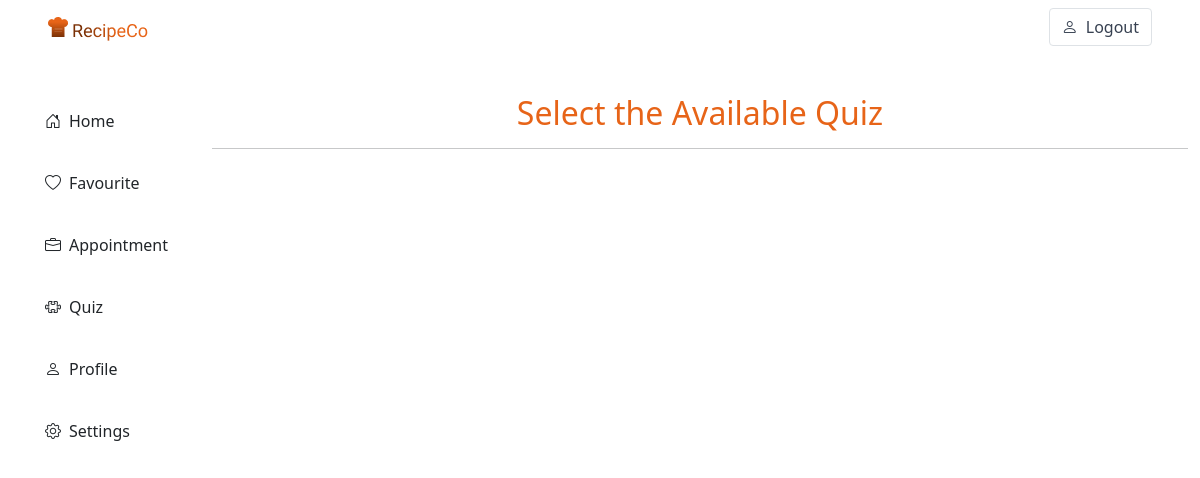
/quiz/, run on an earlier commit of the app's database.
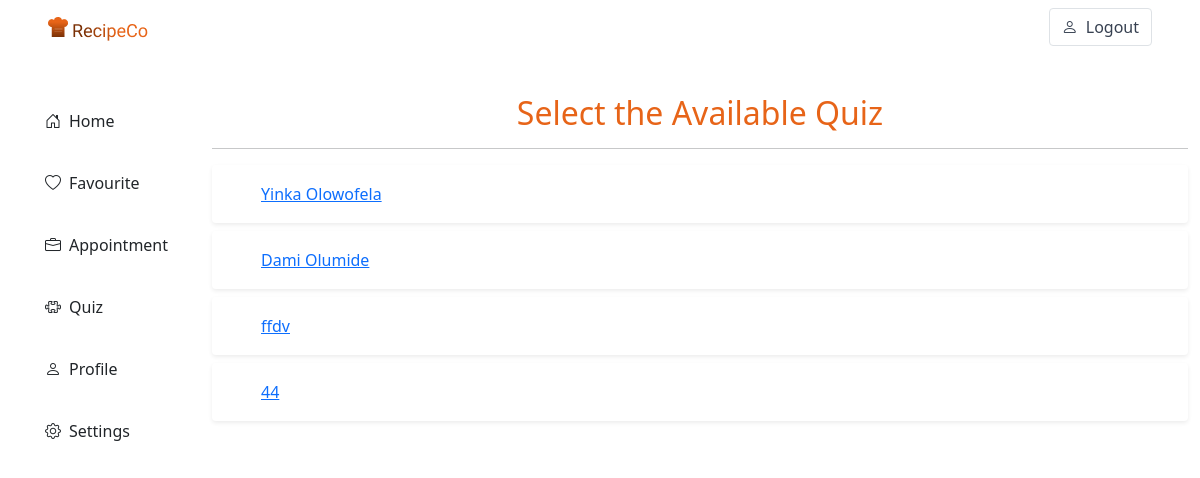
And on a later commit of the database.
### quiz/models.py (models this page shows, shortened)
class Quiz(models.Model):
    name = models.CharField(max_length=120)
    topic = models.CharField(max_length=120)
    number_of_questions = models.IntegerField()
    time = models.IntegerField(help_text="duration of the quiz in minutes")
    required_score_to_pass = models.IntegerField(help_text="required score in %")
    difficulty = models.CharField(max_length=6, choices=DIFF_CHOICES)
    class Meta:
        verbose_name_plural = "Quizes"

### quiz/views.py (the view)
# urls.py: path("", views.QuizListView.as_view(), name="main-view"),
class QuizListView(ListView):
    model = Quiz
    template_name = "quiz/main.html"
    def get(self, request):
        level = request.GET.get("difficulty")
        if level:
            self.queryset = Quiz.objects.all().filter(difficulty=level)
        return super().get(request)

### chef_management_app/MiddleWare/LoginCheckMiddleWare.py (called while the page is built, shortened)
    def process_view(self, request, view_func, view_args, view_kwargs):
        modulename = view_func.__module__
        user = request.user
        if "quiz" in request.path:
            return

### quiz/templates/quiz/main.html (shortened to what this page needs)
{% extends 'userrecipe/navbar.html' %}
{% load static %}
{% block user_content %}
<div class="h2 mt-4 text-center recipeco-theme">Select the Available Quiz</div>
<hr>
<div class="">
  {% for obj in object_list %}
    <div class="d-flex justify-content-between shadow-sm rounded px-4 py-2 mb-2">
      <button
          class="btn btn-link modal-button px-4 py-2"
          data-pk="{{obj.pk}}"
          data-quiz="{{obj.name}}"
          data-questions="{{obj.number_of_questions}}"
          data-difficulty="{{obj.difficulty}}"
          data-time="{{obj.time}}"
          data-pass = "{{obj.required_score_to_pass}}"
          data-toggle="modal"
          data-target="#quizStartModal">
          {{obj.name}}
      </button>
    </div>
  {% endfor %}
</div>
{% endblock user_content %}

What changed in the data, as far as the page shows it:
added Quiz: name "Yinka Olowofela"
added Quiz: name "Dami Olumide"
added Quiz: name "ffdv"
added Quiz: name "44"
